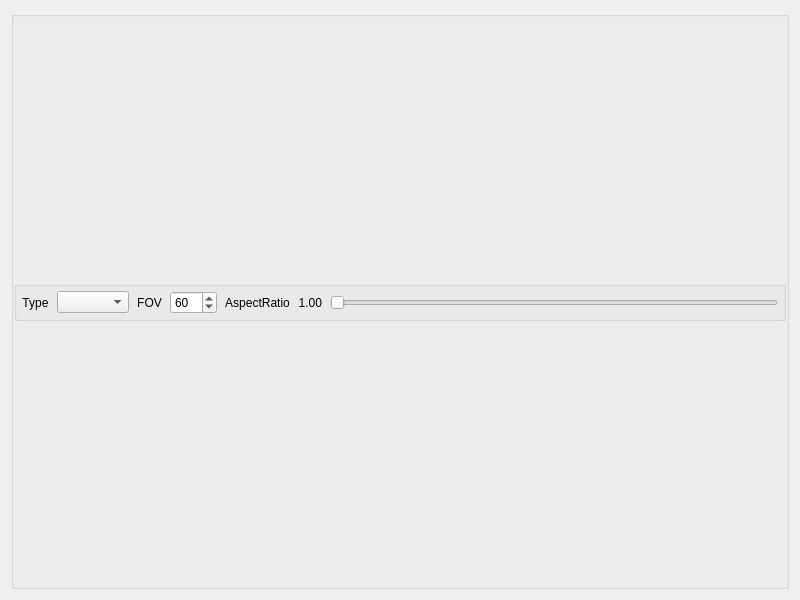
<?xml version="1.0" encoding="UTF-8"?>
<ui version="4.0">
 <class>MainWindow</class>
 <widget class="QMainWindow" name="MainWindow">
  <property name="geometry">
   <rect>
    <x>0</x>
    <y>0</y>
    <width>800</width>
    <height>600</height>
   </rect>
  </property>
  <property name="windowTitle">
   <string>VirtualCamera</string>
  </property>
  <widget class="QWidget" name="centralWidget">
   <layout class="QHBoxLayout" name="horizontalLayout_2">
    <item>
     <widget class="QGroupBox" name="groupBox">
      <property name="title">
       <string/>
      </property>
      <layout class="QVBoxLayout" name="verticalLayout">
       <property name="leftMargin">
        <number>0</number>
       </property>
       <property name="topMargin">
        <number>0</number>
       </property>
       <property name="rightMargin">
        <number>0</number>
       </property>
       <property name="bottomMargin">
        <number>0</number>
       </property>
       <item>
        <widget class="QGroupBox" name="groupBox_2">
         <property name="maximumSize">
          <size>
           <width>16777215</width>
           <height>40</height>
          </size>
         </property>
         <property name="title">
          <string/>
         </property>
         <property name="flat">
          <bool>false</bool>
         </property>
         <property name="checkable">
          <bool>false</bool>
         </property>
         <layout class="QHBoxLayout" name="horizontalLayout">
          <property name="spacing">
           <number>8</number>
          </property>
          <property name="sizeConstraint">
           <enum>QLayout::SetDefaultConstraint</enum>
          </property>
          <property name="leftMargin">
           <number>5</number>
          </property>
          <property name="topMargin">
           <number>0</number>
          </property>
          <property name="rightMargin">
           <number>5</number>
          </property>
          <property name="bottomMargin">
           <number>0</number>
          </property>
          <item>
           <widget class="QLabel" name="label_type">
            <property name="minimumSize">
             <size>
              <width>0</width>
              <height>0</height>
             </size>
            </property>
            <property name="maximumSize">
             <size>
              <width>70</width>
              <height>16777215</height>
             </size>
            </property>
            <property name="text">
             <string>Type</string>
            </property>
            <property name="alignment">
             <set>Qt::AlignCenter</set>
            </property>
           </widget>
          </item>
          <item>
           <widget class="QComboBox" name="TypecomboBox">
            <property name="minimumSize">
             <size>
              <width>0</width>
              <height>0</height>
             </size>
            </property>
            <property name="maximumSize">
             <size>
              <width>100</width>
              <height>16777215</height>
             </size>
            </property>
           </widget>
          </item>
          <item>
           <widget class="QLabel" name="label_fov">
            <property name="minimumSize">
             <size>
              <width>0</width>
              <height>0</height>
             </size>
            </property>
            <property name="text">
             <string>FOV</string>
            </property>
            <property name="alignment">
             <set>Qt::AlignCenter</set>
            </property>
           </widget>
          </item>
          <item>
           <widget class="QSpinBox" name="FOVspinBox">
            <property name="minimumSize">
             <size>
              <width>0</width>
              <height>0</height>
             </size>
            </property>
            <property name="minimum">
             <number>30</number>
            </property>
            <property name="maximum">
             <number>160</number>
            </property>
            <property name="value">
             <number>60</number>
            </property>
           </widget>
          </item>
          <item>
           <widget class="QLabel" name="label_ar">
            <property name="minimumSize">
             <size>
              <width>0</width>
              <height>0</height>
             </size>
            </property>
            <property name="text">
             <string>AspectRatio</string>
            </property>
            <property name="alignment">
             <set>Qt::AlignCenter</set>
            </property>
           </widget>
          </item>
          <item>
           <widget class="QLabel" name="label_arNum">
            <property name="maximumSize">
             <size>
              <width>30</width>
              <height>16777215</height>
             </size>
            </property>
            <property name="text">
             <string>1.00</string>
            </property>
            <property name="alignment">
             <set>Qt::AlignRight|Qt::AlignTrailing|Qt::AlignVCenter</set>
            </property>
           </widget>
          </item>
          <item>
           <widget class="QSlider" name="ARhorizontalSlider">
            <property name="minimumSize">
             <size>
              <width>0</width>
              <height>0</height>
             </size>
            </property>
            <property name="maximumSize">
             <size>
              <width>16777215</width>
              <height>16777215</height>
             </size>
            </property>
            <property name="minimum">
             <number>0</number>
            </property>
            <property name="sliderPosition">
             <number>0</number>
            </property>
            <property name="orientation">
             <enum>Qt::Horizontal</enum>
            </property>
            <property name="invertedAppearance">
             <bool>false</bool>
            </property>
            <property name="invertedControls">
             <bool>false</bool>
            </property>
           </widget>
          </item>
         </layout>
        </widget>
       </item>
       <item>
        <layout class="QVBoxLayout" name="verticalLayout_3"/>
       </item>
      </layout>
     </widget>
    </item>
   </layout>
  </widget>
 </widget>
 <layoutdefault spacing="6" margin="11"/>
 <resources/>
 <connections/>
</ui>
